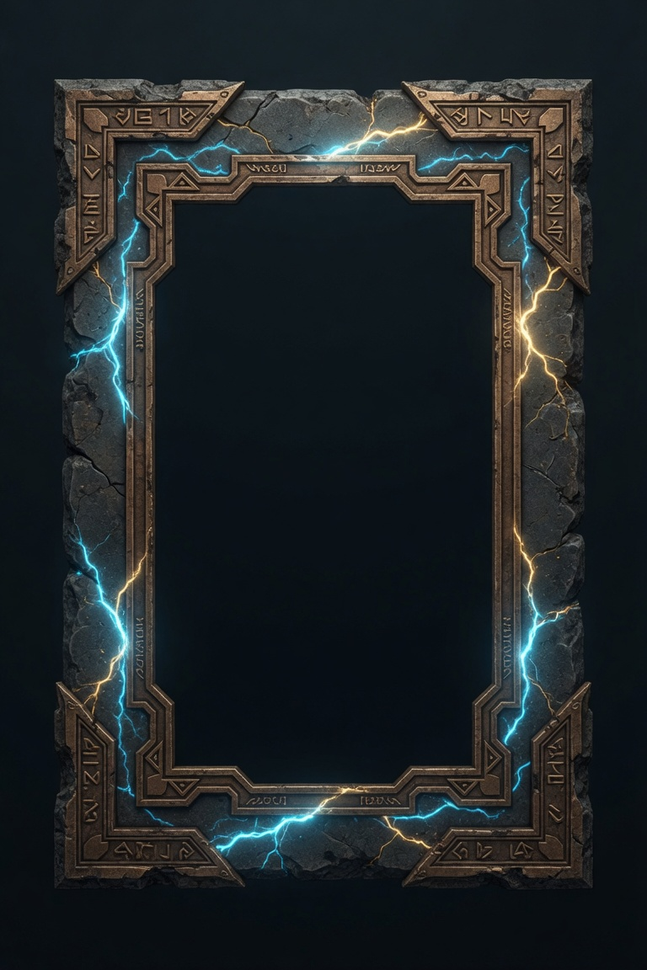
#> input picture assets/artifact-frame-exact.png, 647 x 970 px, shrunk from 768 x 1152 before the run, found by its file name
$ python build_exact_frame.py
#> lines starting #> are read from the running program, lines starting #| are printed output that depends on the picture; after the words box and inside, x2 and y2 are one past the last pixel; in counts of white or black regions, pixels touching at a corner belong together
# -*- coding: utf-8 -*-
"""
Exact Pack border art, full design preserved, compressed into a TIGHTER rim.
Maps the full decorative band (stone + bronze + lightning + corners)
into a thinner outer rim so style is not lost.
"""
from pathlib import Path
import numpy as np
from PIL import Image

SRC = Path(r"C:\Users\RM\thunderwolf-citadel\assets\artifact-frame-exact.png")
OUT = Path(r"C:\Users\RM\thunderwolf-citadel\assets\artifact-frame-mask.png")

# Target rim thickness as fraction of the short side of the crop
# ~6.2% — a bit tighter than 7.5%, full design still remapped
TARGET_RIM = 0.062

im = Image.open(SRC).convert("RGBA")
#> im is the input picture: PIL image 647x970 RGBA; mean R, G, B, A 31.7, 37.1, 39, 255
a0 = np.array(im)
lum0 = np.maximum(
    np.maximum(a0[:, :, 0].astype(int), a0[:, :, 1].astype(int)),
    a0[:, :, 2].astype(int),
)
h0, w0 = a0.shape[:2]
#> h0 = 970; w0 = 647


def side_first(side: str) -> int:
#> called with side = 'L'
    vals = []
    if side == "L":
        for y in range(int(h0 * 0.2), int(h0 * 0.8), 2):
            for x in range(w0 // 2):
                if lum0[y, x] > 42:
                    vals.append(x)
                    break
    elif side == "R":
        for y in range(int(h0 * 0.2), int(h0 * 0.8), 2):
            for x in range(w0 - 1, w0 // 2, -1):
                if lum0[y, x] > 42:
                    vals.append(x)
                    break
    elif side == "T":
        for x in range(int(w0 * 0.2), int(w0 * 0.8), 2):
            for y in range(h0 // 2):
                if lum0[y, x] > 42:
                    vals.append(y)
                    break
    else:
        for x in range(int(w0 * 0.2), int(w0 * 0.8), 2):
            for y in range(h0 - 1, h0 // 2, -1):
                if lum0[y, x] > 42:
                    vals.append(y)
                    break
    return int(np.median(vals)) if vals else 0


L = max(0, side_first("L") - 1)
#> L = 64
R = min(w0 - 1, side_first("R") + 1)
#> R = 582
T = max(0, side_first("T") - 1)
#> T = 81
B = min(h0 - 1, side_first("B") + 1)
#> B = 872
src = np.array(im.crop((L, T, R + 1, B + 1)).convert("RGBA"), dtype=np.float32)
sh, sw = src.shape[:2]
#> sh = 792; sw = 519

# Natural hole via flood from center on dark non-bronze
rr, gg, bb = src[:, :, 0], src[:, :, 1], src[:, :, 2]
lum = np.maximum(np.maximum(rr, gg), bb)
is_bronze = (rr > 85) & (rr > gg + 5) & (rr > bb + 8) & (gg > 35)
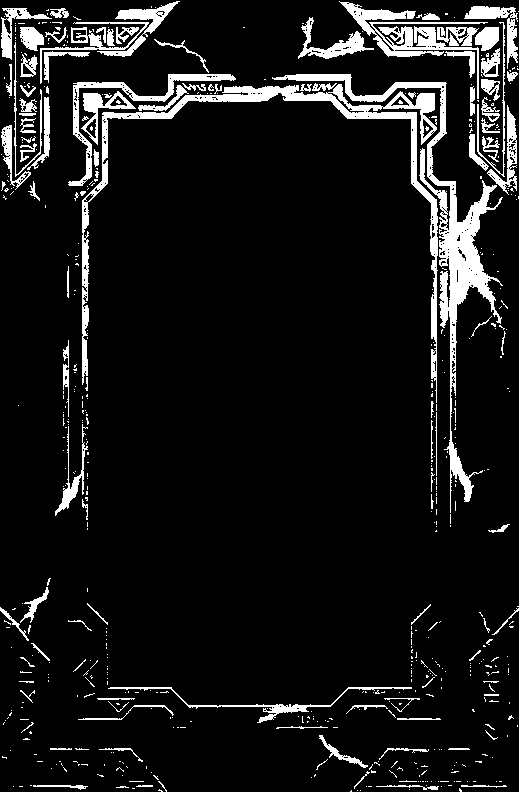
#> is_bronze: shape (792, 519) bool; 9.2% white; 571 white regions (467 under 20 px), largest, box (x1, y1, x2, y2) and area: (272, 74, 503, 513) 7383, (82, 84, 438, 403) 6713, (339, 1, 488, 99) 2607
is_hole = ((lum < 36) & (~is_bronze)) | (src[:, :, 3] < 5)
#> is_hole: shape (792, 519) bool; 52.2% white; 171 black regions (160 under 20 px), largest, box (x1, y1, x2, y2) and area: (0, 0, 519, 792) 191929, (18, 648, 44, 778) 1895, (0, 687, 102, 792) 1494

from collections import deque

vis = np.zeros((sh, sw), dtype=bool)
q = deque([(sw // 2, sh // 2)])
vis[sh // 2, sw // 2] = True
while q:
    x, y = q.popleft()
    for nx, ny in ((x - 1, y), (x + 1, y), (x, y - 1), (x, y + 1)):
        if 0 <= nx < sw and 0 <= ny < sh and not vis[ny, nx] and is_hole[ny, nx]:
            vis[ny, nx] = True
            q.append((nx, ny))
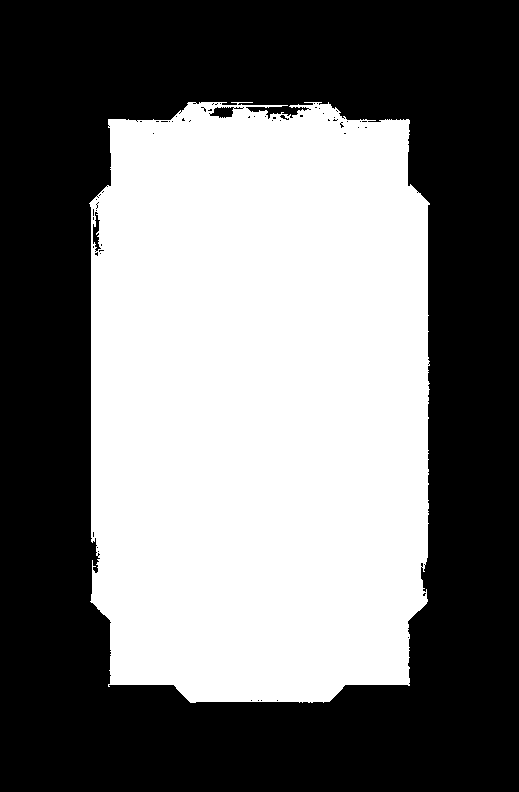
#> vis: shape (792, 519) bool; 46% white; 1 white region, box (x1, y1, x2, y2) and area: (89, 102, 430, 703) 188917

ys, xs = np.where(vis)
if len(xs) < 100:
    nx0, ny0, nx1, ny1 = int(sw * 0.18), int(sh * 0.16), int(sw * 0.82), int(sh * 0.84)
else:
    nx0, nx1 = int(xs.min()) + 2, int(xs.max()) - 2
#> nx0 = 91; nx1 = 427
    ny0, ny1 = int(ys.min()) + 2, int(ys.max()) - 2
#> ny0 = 104; ny1 = 700

# Natural rim depths (full decorative band)
nat_l, nat_r = max(8, nx0), max(8, sw - nx1)
#> nat_l = 91; nat_r = 92
nat_t, nat_b = max(8, ny0), max(8, sh - ny1)
#> nat_t = 104
print(f"source {sw}x{sh} natural rim LTRB {nat_l},{nat_t},{nat_r},{nat_b}")
#| source 519x792 natural rim LTRB 91,104,92,92

# Output canvas same aspect, punch tighter hole; remap rim samples from full band
out_w, out_h = sw, sh
tgt = max(22, int(min(out_w, out_h) * TARGET_RIM))
print(f"target rim px={tgt} ({100*tgt/min(out_w,out_h):.1f}%)")
#| target rim px=32 (6.2%)

out = np.zeros((out_h, out_w, 4), dtype=np.float32)
yy, xx = np.mgrid[0:out_h, 0:out_w]

# Distance to nearest outer edge
d_left = xx.astype(np.float32)
d_right = (out_w - 1 - xx).astype(np.float32)
d_top = yy.astype(np.float32)
d_bot = (out_h - 1 - yy).astype(np.float32)
d_edge = np.minimum(np.minimum(d_left, d_right), np.minimum(d_top, d_bot))

in_rim = d_edge < tgt
# Normalized position in thin rim [0 outer .. 1 inner]
t = np.clip(d_edge / float(tgt), 0, 1)

# Map to natural rim: sample at depth t * nat_rim along same edge normal
# For each pixel, determine dominant edge and sample source
# Left-dominant
use_l = (d_left <= d_right) & (d_left <= d_top) & (d_left <= d_bot)
use_r = (d_right < d_left) & (d_right <= d_top) & (d_right <= d_bot)
use_t = (d_top < d_left) & (d_top < d_right) & (d_top <= d_bot)
use_b = ~(use_l | use_r | use_t)

sx = xx.astype(np.float32).copy()
sy = yy.astype(np.float32).copy()

# Left edge: sample x = t * nat_l, y proportional
sx = np.where(use_l, t * nat_l, sx)
#> use_l: shape (792, 519) bool; 33.7% white; 1 white region, box (x1, y1, x2, y2) and area: (0, 0, 260, 792) 138580
# Right edge: sample x = sw-1 - t*nat_r
sx = np.where(use_r, (sw - 1) - t * nat_r, sx)
#> use_r: shape (792, 519) bool; 33.6% white; 1 white region, box (x1, y1, x2, y2) and area: (260, 0, 519, 792) 138306
# Top: y = t * nat_t
sy = np.where(use_t, t * nat_t, sy)
#> use_t: shape (792, 519) bool; 16.3% white; 1 white region, box (x1, y1, x2, y2) and area: (1, 0, 518, 259) 67081
# Bottom: y = sh-1 - t*nat_b
sy = np.where(use_b, (sh - 1) - t * nat_b, sy)
#> use_b: shape (792, 519) bool; 16.3% white; 1 white region, box (x1, y1, x2, y2) and area: (1, 533, 518, 792) 67081

# For corners, blend two edges for smoother ornaments
# corner left-top
c_lt = (d_left < tgt) & (d_top < tgt)
c_rt = (d_right < tgt) & (d_top < tgt)
c_lb = (d_left < tgt) & (d_bot < tgt)
c_rb = (d_right < tgt) & (d_bot < tgt)

# corner sample: bilinear of the two edge positions in source
def clamp_xy(x, y):
    return (
        np.clip(x, 0, sw - 1.001),
        np.clip(y, 0, sh - 1.001),
    )


# rebuild corner samples: x from side rim, y from top/bot rim
sx_lt, sy_lt = t * nat_l, t * nat_t
sx_rt, sy_rt = (sw - 1) - t * nat_r, t * nat_t
sx_lb, sy_lb = t * nat_l, (sh - 1) - t * nat_b
sx_rb, sy_rb = (sw - 1) - t * nat_r, (sh - 1) - t * nat_b

# Mix corners by which edge is closer
wl = 1.0 / (d_left + 0.5)
wr = 1.0 / (d_right + 0.5)
wt = 1.0 / (d_top + 0.5)
wb = 1.0 / (d_bot + 0.5)

# left-top corner blend
den = wl + wt
sx = np.where(c_lt, (wl * (t * nat_l) + wt * xx) / den, sx)  # imperfect
#> c_lt: shape (792, 519) bool; 0.25% white; 1 white region, box (x1, y1, x2, y2) and area: (0, 0, 32, 32) 1024
# Better corner: sample source at (t*nat_l, t*nat_t) for LT
sx = np.where(c_lt, t * nat_l, sx)
sy = np.where(c_lt, t * nat_t, sy)
sx = np.where(c_rt, (sw - 1) - t * nat_r, sx)
#> c_rt: shape (792, 519) bool; 0.25% white; 1 white region, box (x1, y1, x2, y2) and area: (487, 0, 519, 32) 1024
sy = np.where(c_rt, t * nat_t, sy)
sx = np.where(c_lb, t * nat_l, sx)
#> c_lb: shape (792, 519) bool; 0.25% white; 1 white region, box (x1, y1, x2, y2) and area: (0, 760, 32, 792) 1024
sy = np.where(c_lb, (sh - 1) - t * nat_b, sy)
sx = np.where(c_rb, (sw - 1) - t * nat_r, sx)
#> c_rb: shape (792, 519) bool; 0.25% white; 1 white region, box (x1, y1, x2, y2) and area: (487, 760, 519, 792) 1024
sy = np.where(c_rb, (sh - 1) - t * nat_b, sy)

# Non-corner edges: keep constant along the long axis
# left edge (not corner): x = t*nat_l, y = y
sx = np.where(use_l & ~c_lt & ~c_lb, t * nat_l, sx)
sy = np.where(use_l & ~c_lt & ~c_lb, yy, sy)
sx = np.where(use_r & ~c_rt & ~c_rb, (sw - 1) - t * nat_r, sx)
sy = np.where(use_r & ~c_rt & ~c_rb, yy, sy)
sx = np.where(use_t & ~c_lt & ~c_rt, xx, sx)
sy = np.where(use_t & ~c_lt & ~c_rt, t * nat_t, sy)
sx = np.where(use_b & ~c_lb & ~c_rb, xx, sx)
sy = np.where(use_b & ~c_lb & ~c_rb, (sh - 1) - t * nat_b, sy)

sx, sy = clamp_xy(sx, sy)

# Bilinear sample
x0 = np.floor(sx).astype(np.int32)
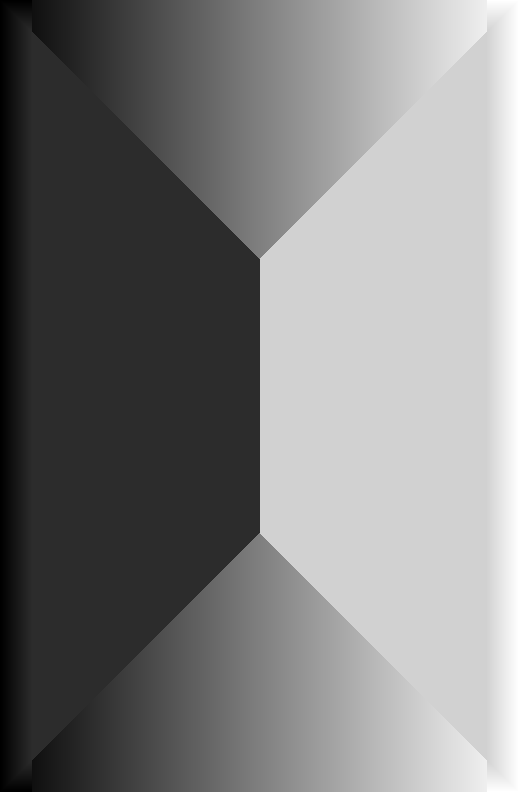
#> sx: shape (792, 519) float64; min 0, max 518, mean 258.6; drawn with min black and max white
y0 = np.floor(sy).astype(np.int32)
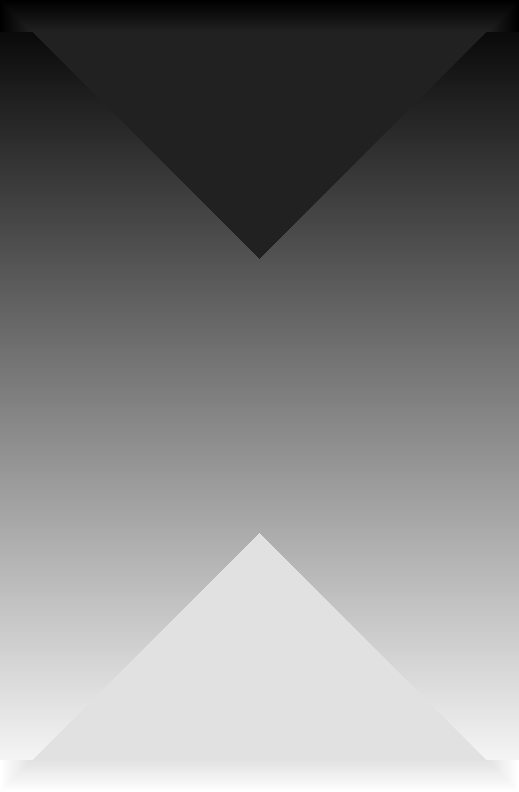
#> sy: shape (792, 519) float64; min 0, max 791, mean 397.2; drawn with min black and max white
x1 = np.clip(x0 + 1, 0, sw - 1)
y1 = np.clip(y0 + 1, 0, sh - 1)
x0 = np.clip(x0, 0, sw - 1)
y0 = np.clip(y0, 0, sh - 1)
fx = (sx - x0).astype(np.float32)[..., None]
fy = (sy - y0).astype(np.float32)[..., None]

Ia = src[y0, x0]
Ib = src[y0, x1]
Ic = src[y1, x0]
Id = src[y1, x1]
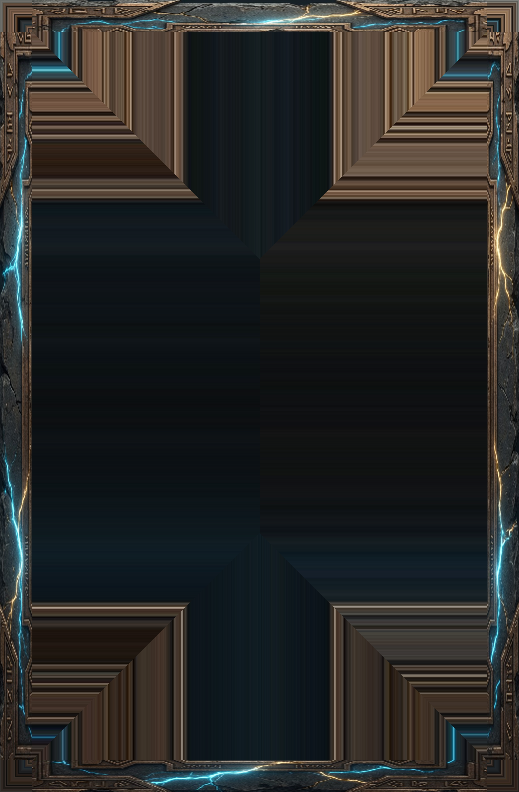
#> Id: shape (792, 519, 4) float32; mean R, G, B, A 38.9, 39.4, 38, 255.8
sampled = (
    Ia * (1 - fx) * (1 - fy)
    + Ib * fx * (1 - fy)
    + Ic * (1 - fx) * fy
    + Id * fx * fy
)

out[in_rim] = sampled[in_rim]

# Transparent center + outer pure black
out[~in_rim, 3] = 0
# ensure void blacks transparent
black = (out[:, :, 0] < 14) & (out[:, :, 1] < 14) & (out[:, :, 2] < 16)
#> black: shape (792, 519) bool; 80.7% white; 1 black region, box (x1, y1, x2, y2) and area: (0, 0, 519, 792) 79492
out[black, 3] = 0

# Soft inner edge of rim
feather = max(2, int(tgt * 0.12))
inner = (d_edge >= tgt - feather) & (d_edge < tgt)
fade = (tgt - d_edge[inner]) / float(feather)
out[inner, 3] = out[inner, 3] * fade
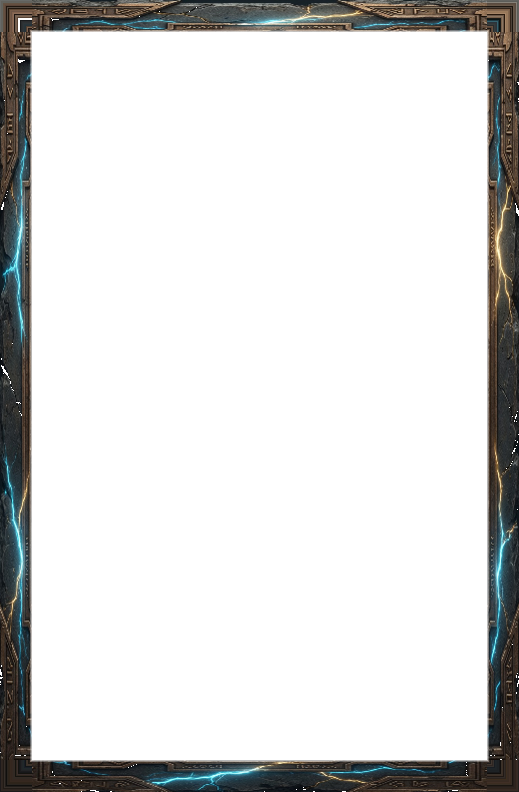
#> out: shape (792, 519, 4) float32; mean R, G, B, A 12.4, 12.8, 12.1, 47.9; transparent parts drawn white

# Slight contrast
m = out[:, :, 3] > 40
rgb = out[:, :, :3]
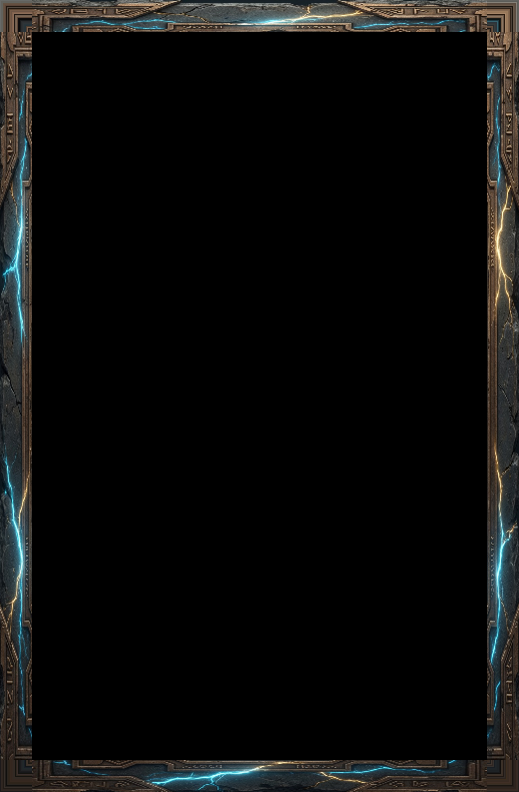
#> rgb: shape (792, 519, 3) float32; mean R, G, B 12.4, 12.8, 12.1
rgb[m] = np.clip((rgb[m] - 128) * 1.06 + 128, 0, 255)
#> rgb: shape (792, 519, 3) float32; 19.34% of pixels changed, all inside (x1, y1, x2, y2) = (0, 0, 519, 792)
out[:, :, :3] = rgb

img = Image.fromarray(np.clip(out, 0, 255).astype(np.uint8), "RGBA")
img.save(OUT, "PNG", optimize=True)
#> (the run stopped early here; a loop or call above may not have finished)
